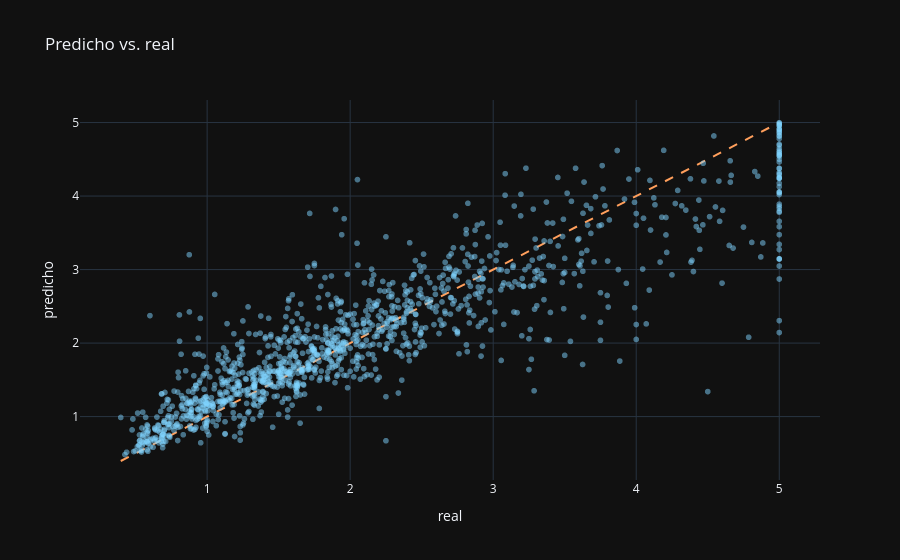

This figure's notebook cell:
### Markdown cell above
## 📊 5 · Evaluación

Desempeño sobre datos nunca vistos (set de test).

### Code cell
# 5 · Evaluación en test (datos nunca vistos)
from sklearn.metrics import r2_score, mean_absolute_error, mean_squared_error
y_pred = best.predict(X_test)
print(f'R2  : {r2_score(y_test, y_pred):.4f}')
print(f'MAE : {mean_absolute_error(y_test, y_pred):.4f}')
print(f'RMSE: {mean_squared_error(y_test, y_pred)**0.5:.4f}')
lims = [float(min(y_test.min(), y_pred.min())), float(max(y_test.max(), y_pred.max()))]
fig = px.scatter(x=y_test, y=y_pred, opacity=.5, labels={'x': 'real', 'y': 'predicho'},
                 title='Predicho vs. real')
fig.update_traces(marker_color=PRIMARY)
fig.add_trace(go.Scatter(x=lims, y=lims, mode='lines', line=dict(dash='dash', color=ACCENT), showlegend=False))
fig.show()

### Figure 1 — Plotly figure (JSON) as saved in the notebook; plotly's stock layout.template omitted (floating-point values rounded to 4 significant figures; data arrays with more than 128 entries replaced by an {"elided": "..."} marker saying what was removed)
{"data": [{"hovertemplate": "real=%{x}<br>predicho=%{y}<extra></extra>", "legendgroup": "", "marker": {"color": "#7fd4ff", "opacity": 0.5, "symbol": "circle"}, "mode": "markers", "name": "", "showlegend": false, "type": "scattergl", "x": {"elided": "1200 float values"}, "xaxis": "x", "y": {"elided": "1200 float values"}, "yaxis": "y"}, {"line": {"color": "#ff9f5c", "dash": "dash"}, "mode": "lines", "showlegend": false, "type": "scatter", "x": [0.396, 5.0], "y": [0.396, 5.0]}], "layout": {"legend": {"tracegroupgap": 0}, "title": {"text": "Predicho vs. real"}, "xaxis": {"anchor": "y", "domain": [0.0, 1.0], "title": {"text": "real"}}, "yaxis": {"anchor": "x", "domain": [0.0, 1.0], "title": {"text": "predicho"}}}}
